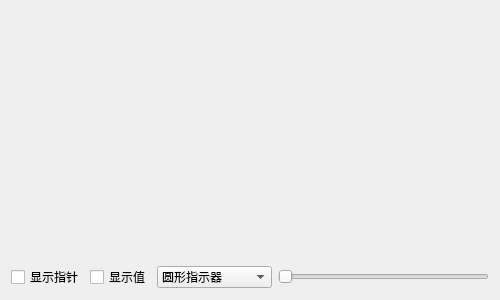
<?xml version="1.0" encoding="UTF-8"?>
<ui version="4.0">
 <class>FrmProgressKnob</class>
 <widget class="QWidget" name="FrmProgressKnob">
  <property name="geometry">
   <rect>
    <x>0</x>
    <y>0</y>
    <width>500</width>
    <height>300</height>
   </rect>
  </property>
  <property name="windowTitle">
   <string>Form</string>
  </property>
  <layout class="QGridLayout" name="gridLayout_2">
   <item row="0" column="0" colspan="4">
    <widget class="QWidget" name="widget" native="true">
     <layout class="QGridLayout" name="gridLayout">
      <item row="0" column="0">
       <widget class="QEXTProgressKnob" name="gaugeProgress1" native="true"/>
      </item>
      <item row="0" column="1">
       <widget class="QEXTProgressKnob" name="gaugeProgress2" native="true"/>
      </item>
      <item row="0" column="2">
       <widget class="QEXTProgressKnob" name="gaugeProgress3" native="true"/>
      </item>
      <item row="1" column="0">
       <widget class="QEXTProgressKnob" name="gaugeProgress4" native="true"/>
      </item>
      <item row="1" column="1">
       <widget class="QEXTProgressKnob" name="gaugeProgress5" native="true"/>
      </item>
      <item row="1" column="2">
       <widget class="QEXTProgressKnob" name="gaugeProgress6" native="true"/>
      </item>
     </layout>
    </widget>
   </item>
   <item row="1" column="0">
    <widget class="QCheckBox" name="ckShowPointer">
     <property name="text">
      <string>显示指针</string>
     </property>
    </widget>
   </item>
   <item row="1" column="1">
    <widget class="QCheckBox" name="ckShowValue">
     <property name="text">
      <string>显示值</string>
     </property>
    </widget>
   </item>
   <item row="1" column="2">
    <widget class="QComboBox" name="cboxPointerStyle">
     <item>
      <property name="text">
       <string>圆形指示器</string>
      </property>
     </item>
     <item>
      <property name="text">
       <string>指针指示器</string>
      </property>
     </item>
     <item>
      <property name="text">
       <string>圆角指针指示器</string>
      </property>
     </item>
     <item>
      <property name="text">
       <string>三角指示器</string>
      </property>
     </item>
    </widget>
   </item>
   <item row="1" column="3">
    <widget class="QSlider" name="horizontalSlider">
     <property name="maximum">
      <number>100</number>
     </property>
     <property name="orientation">
      <enum>Qt::Horizontal</enum>
     </property>
    </widget>
   </item>
  </layout>
 </widget>
 <customwidgets>
  <customwidget>
   <class>QEXTProgressKnob</class>
   <extends>QWidget</extends>
   <header>qextProgressKnob.h</header>
  </customwidget>
 </customwidgets>
 <resources/>
 <connections/>
</ui>
